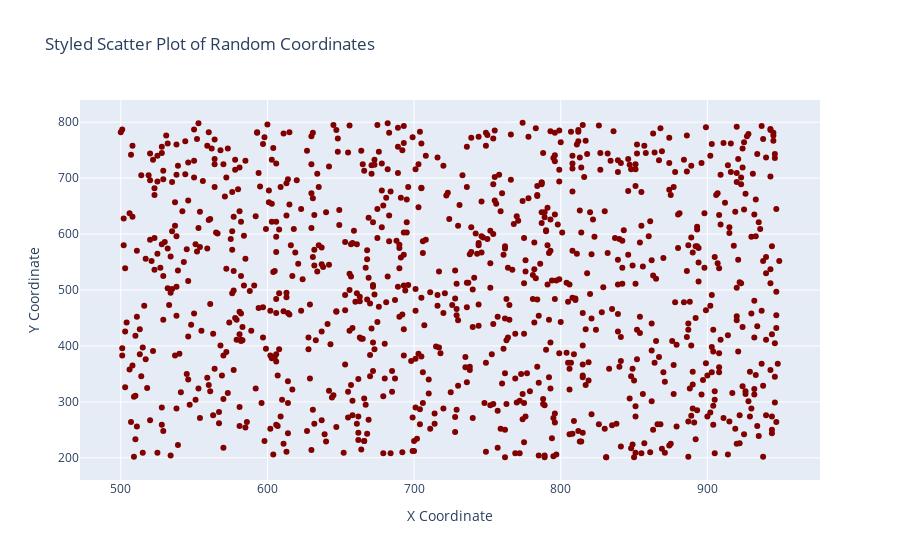

Here is the notebook cell this chart was saved with:
### Markdown cell above
### Q3. Write a program to draw a scatter plot for random 500 x and y coordinates and style it

### Code cell
def generate_scatter(df):
    """ 
    Description :
        This function is used to draw a scatter plot for random 500 x and y coordinates and style it
    Parameters :
        df = DataSet
    Return :
        It returns scatter graph for random 500 x and y coordinates
    """
    fig = px.scatter(df,x='x',y='y',title='Styled Scatter Plot of Random Coordinates',
        labels={'x': 'X Coordinate', 'y': 'Y Coordinate'},
        color_discrete_sequence=['maroon'],  
        )
    fig.show()
    
    
def main():
    x = np.random.randint(500,950,1000)
    y = np.random.randint(200,800,1000)
    dic = pd.DataFrame({'x':x,'y':y})
    generate_scatter(dic)
    
    
if __name__ == "__main__":
    main()

### Figure 1 — Plotly figure (JSON) as saved in the notebook; plotly's stock layout.template omitted (floating-point values rounded to 4 significant figures; data arrays with more than 128 entries replaced by an {"elided": "..."} marker saying what was removed)
{"data": [{"hovertemplate": "X Coordinate=%{x}<br>Y Coordinate=%{y}<extra></extra>", "legendgroup": "", "marker": {"color": "maroon", "symbol": "circle"}, "mode": "markers", "name": "", "orientation": "v", "showlegend": false, "type": "scatter", "x": {"elided": "1000 int values"}, "xaxis": "x", "y": {"elided": "1000 int values"}, "yaxis": "y"}], "layout": {"legend": {"tracegroupgap": 0}, "title": {"text": "Styled Scatter Plot of Random Coordinates"}, "xaxis": {"anchor": "y", "domain": [0, 1], "title": {"text": "X Coordinate"}}, "yaxis": {"anchor": "x", "domain": [0, 1], "title": {"text": "Y Coordinate"}}}}
